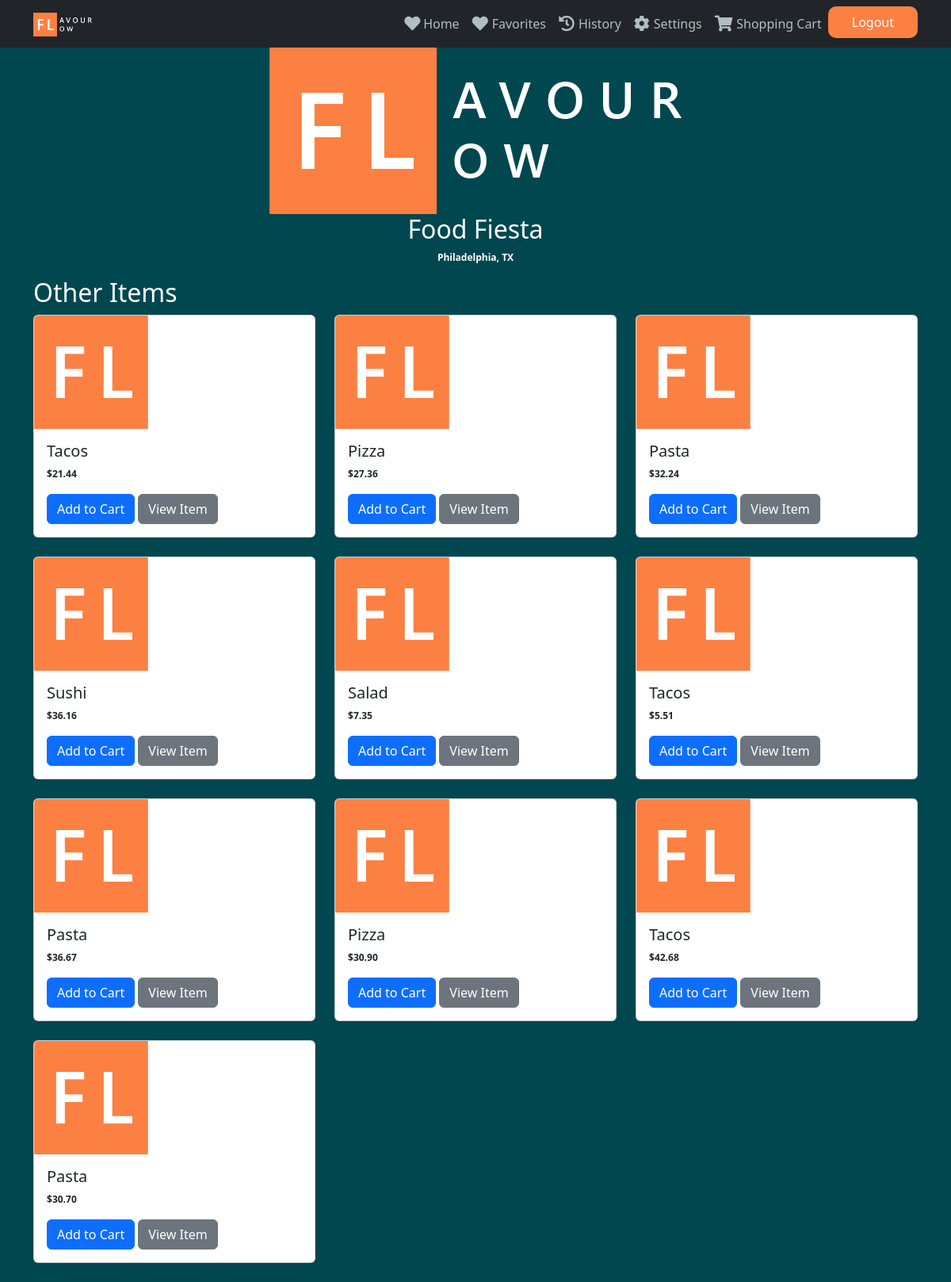
The app's page /restaurant/124/ with its own data.
### flavourflow_app/models.py (models this page shows, shortened)
class Restaurant(models.Model):
    user = models.OneToOneField(User, on_delete=models.CASCADE, related_name='restaurant')
    name = models.CharField(max_length=500)
    phone = models.CharField(max_length=10)
    abn = models.CharField(max_length=11, unique=True)
    category = models.CharField(max_length=255, default='Uncategorized')
    logo = models.ImageField(upload_to='restaurant_logo/')
    street = models.CharField(max_length=255)
    city = models.CharField(max_length=255)
    state = models.CharField(max_length=50)
    postcode = models.CharField(max_length=4)

class Item(models.Model):
    name = models.CharField(max_length=255)
    restaurant = models.ForeignKey(Restaurant, on_delete=models.CASCADE)
    category = models.ForeignKey(Category, on_delete=models.CASCADE, default="Uncategorized")  # Use the ID of the default category
    price = models.DecimalField(default=0.0, decimal_places=2, max_digits=10)
    image = models.ImageField(upload_to='meal_images/', blank=True, null=True)
    is_available = models.BooleanField(default=True)

### flavourflow_app/views.py (the view)
# urls.py: path('restaurant/<int:pk>/', views.restaurant_detail, name='restaurant_detail'),
def restaurant_detail(request, pk):
    restaurant = get_object_or_404(Restaurant, pk=pk)
    featured_items = Item.objects.filter(restaurant=restaurant, category__name='Featured')
    category_items = Item.objects.filter(restaurant=restaurant).exclude(category__name='Featured')
    context = {
        'restaurant': restaurant,
        'featured_items': featured_items,
        'category_items': category_items,
    }
    return render(request, 'user/restaurant_detail.html', context)

### flavourflow_app/templates/user/restaurant_detail.html
{% extends 'base.html' %}
{% load static %}
{% block content %}
<div class="container">
    <div class="restaurant-header text-center">
        {% if restaurant.logo %}
            <img src="{{ restaurant.logo.url }}" alt="{{ restaurant.name }}" class="img-fluid">
        {% else %}
            <img src="{% static 'media/logo_plain.png' %}" alt="{{ restaurant.name }}" class="img-fluid">
        {% endif %}
        <h2>{{ restaurant.name }}</h2>
        <p>{{ restaurant.city }}, {{ restaurant.state }}</p>
    </div>
    <h2>Other Items</h2>
    <div class="row">
        {% for item in category_items %}
        <div class="col-md-4">
            <div class="card mb-4">
                <img src="{% static 'media/logo_plain.png' %}" alt="{{ item.name }}" class="card-img-top">
                <div class="card-body">
                    <h5 class="card-title">{{ item.name }}</h5>
                    <p class="card-text">${{ item.price }}</p>
                    <a href="{% url 'add_to_cart' item.id %}" class="btn btn-primary">Add to Cart</a>
                    <a href="{% url 'item_detail' item.id %}" class="btn btn-secondary">View Item</a>
                </div>
            </div>
        </div>
        {% endfor %}
    </div>
</div>
{% endblock %}

### flavourflow_app/static/css/style.css (style rules this page uses)
body { background-color: #001f26; max-height: 95%; }
a { color:white; text-decoration: none; }
p { font-size: 12px; font-weight: bold; }

### flavourflow_app/static/css/user_dashboard.css (style rules this page uses)
body { background-color: #00474F; color: #ffffff; }

### records on screen
Restaurant: name "Food Fiesta", city "Philadelphia", state "TX"
Item: name "Tacos", price "21.44"
Item: name "Pizza", price "27.36"
Item: name "Pasta", price "32.24"
Item: name "Sushi", price "36.16"
Item: name "Salad", price "7.35"
Item: name "Tacos", price "5.51"
Item: name "Pasta", price "36.67"
Item: name "Pizza", price "30.90"
Item: name "Tacos", price "42.68"
Item: name "Pasta", price "30.70"
